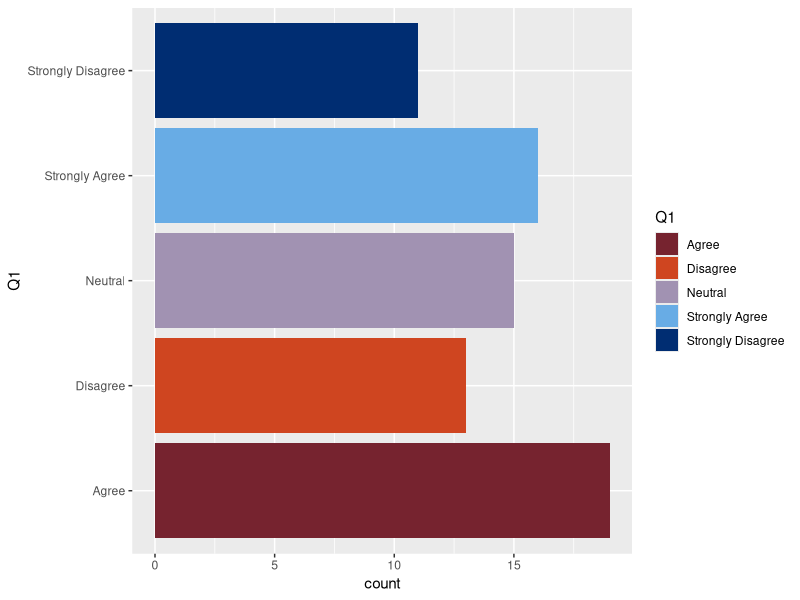

Write R code to recreate this figure.
set.seed(8282017)


sample_from <- rep(c("Strongly Agree", 
                     "Agree", 
                     "Neutral", 
                     "Disagree", 
                     "Strongly Disagree", 
                     "Unsure", 
                     NA),
                   100)

example_data <- data.frame(
  RespondID = 978001:978100,
  Q1        = sample(sample_from, 100),
  Q2        = sample(sample_from, 100),
  Q3_1      = sample(sample_from, 100),
  Q3_2      = sample(sample_from, 100),
  Q3_3      = sample(sample_from, 100),
  Q4        = sample(sample_from, 100),
  Q5        = sample(sample_from, 100),
  Q6_1      = sample(sample_from, 100),
  Q6_2      = sample(sample_from, 100),
  Q6_3      = sample(sample_from, 100),
  Q6_4      = sample(sample_from, 100),
  Q6_5      = sample(sample_from, 100),
  Q6_7      = sample(sample_from, 100)
)

# clay_cols <- list(
  # cols3 = c('#edf8b1','#7fcdbb','#2c7fb8')
  # cols4 = c('#ffffcc','#a1dab4','#41b6c4','#225ea8')
cols5 = c('#ffffcc','#a1dab4','#41b6c4','#2c7fb8','#2556b6', '#444444')  # grayscale for unsure
# )

# library(dplyr)
# library(forcats)
# library(ggplot2)
# library(stringr)
# library(tidyr)

# # install.packages("devtools")
# devtools::install_github("ropensci/qualtRics")
# # jhuedu.co1.qualtrics.com


  # playing with colors
library(ggplot2)
temp <- example_data[!example_data$Q1 %in% c("Unsure", NA), ]
test_cols <- c("#002d72", "#68ace5", "#86c8bc", "#719949", "#286140")
test_cols <- c("#002d72", "#68ace5", "#a192b2", "#cf4520", "#76232f")

ggplot(data = temp) +
  geom_bar(aes(x = Q1,
               fill = Q1),
           position = position_stack()) +
  scale_fill_manual(values = rev(test_cols)) + 
  coord_flip()


# custom color for client